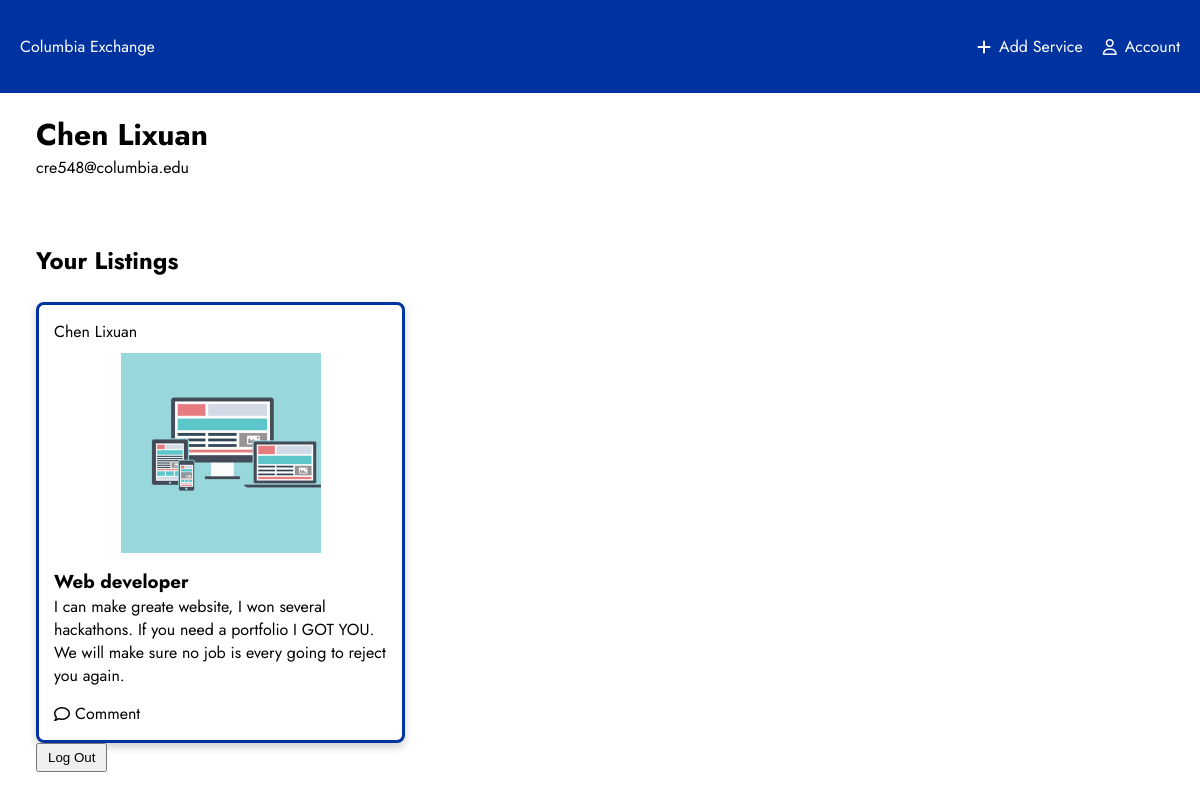
The app's page /account (signed in) with its own data.
### server.py (models this page shows)
class User(db.Model):
    id = db.Column(db.Integer, primary_key=True)
    username = db.Column(db.String(20), nullable=False, unique=True)
    email = db.Column(db.String(50), nullable=False, unique=True)
    passwordhash = db.Column(db.String(80), nullable=False, unique=True)
    services = db.relationship('Service', backref='creator', lazy=True)
    user_comments = db.relationship('Comment', backref='commentor', lazy=True)

class Service(db.Model):
    id = db.Column(db.Integer, primary_key=True)
    title = db.Column(db.String(50), unique=True, nullable=False)
    description = db.Column(db.String(500), nullable=False)
    image_file = db.Column(db.String(50), nullable=False, default='/static/images/image_placeholder.png')
    creator_id = db.Column(db.Integer, db.ForeignKey('user.id'), nullable=False)
    service_comments = db.relationship('Comment', backref='service', lazy=True)

### server.py (the view)
@app.route('/account')
@login_required
def account():
    user = User.query.filter_by(id=session['user_id']).first()
    if not user:
        return apology("User not found")
    return render_template('account.html', user=user, services=user.services)

### helpers.py (called while the page is built)
def login_required(f):
    @wraps(f)
    def decorated_function(*args, **kwargs):
        if session.get("user_id") is None:
            return redirect("/login")
        return f(*args, **kwargs)
    return decorated_function

### templates/account.html (shortened to what this page needs)
{% extends 'layout.html' %}
{% block content %}
<section id="account-details">
    <div class="details">
        <h1>{{ user.username }}</h1>
        <p>{{ user.email }}</p>
    </div>
</section>
<section id="my-listings">
    <h1>Your Listings</h1>
    <div class="listing-grid">
        {% for service in services %}
            <div class="card" id="{{ service.id }}">
                <div class="card-header">
                    <p class="profile-name">{{ service.creator.username }}</p>
                </div>
                <div class="card-img">
                    <img class="cropped" src="{{ service.image_file }}">
                </div>
                <div class="card-body">
                    <h3>{{ service.title }}</h3>
                    <p>{{ service.description }}</p>
                </div>
                <div class="card-footer">
                    <i class="fa-regular fa-comment"></i>
                    <p>Comment</p>
                </div>
            </div>
        {% endfor %}
    </div>
</section>
<form>
    <button formaction="/logout">Log Out</button>
</form>
{% endblock %}

### static/main.css (style rules this page uses)
* { margin: 0; padding: 0; }
:root { --primary-color: #0033A0; --white-color: #FFFFFF; --grey-color: #C4C4C4; }
body { font-family: 'Jost', sans-serif; }
img { width: 100%; height: 100%; }
#search input, button { padding: 5px 10px 5px 10px; }
.card { border: 3px solid var(--primary-color); box-shadow: 0 4px 8px 0 rgba(0,0,0,0.2); border-radius: 8px; display: flex; flex-direction: column; padding: 15px; gap: 10px; }
.card-img { display: flex; justify-content: center; }
.card-header { display: flex; flex-direction: row; align-items: center; gap: 10px; height: 25%; }
.card-body { margin: 5px 0px 5px 0px; height: 50%; }
.card-footer { display: flex; gap: 5px; align-items: center; cursor: pointer; height: 25%; }
.listing-grid { display: grid; grid-template-columns: repeat(auto-fill, minmax(250px, 1fr)); gap: 10px; }
.cropped { width: 200px; height: 200px; object-fit: cover; object-position: 20% 10%; }
#account-details { display: flex; gap: 20px; align-items: center; }
#my-listings { margin-top: 8vh; }
#my-listings h1 { margin-bottom: 3vh; }
@media (min-width: 800px) { #account-details { gap: 50px; } }
@media (min-width: 800px) { .details > h1 { font-size: 30px; } }
@media (min-width: 800px) { .listing-grid { grid-template-columns: repeat(auto-fill, minmax(300px, 1fr)); } }

### records on screen
User: username "Chen Lixuan", email "cre548@columbia.edu"
Service: creator.username "Chen Lixuan", image_file (picture), title "Web developer", description "I can make greate website, I won several hackathons. If you need a portfolio I GOT YOU. We will make sure no job is every going to reject you again."
